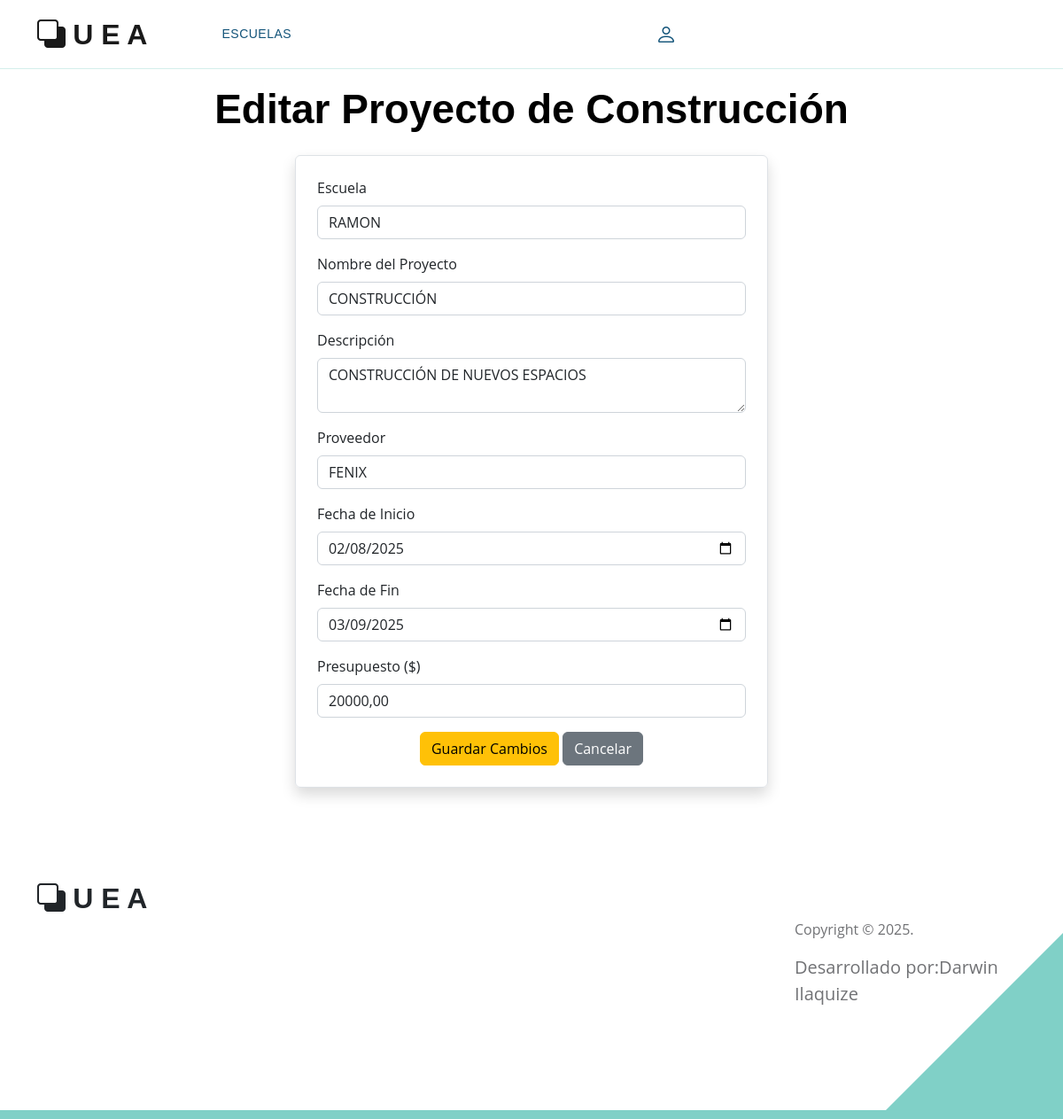
Screenshot of /editarProyecto/1/ with the database file from the repository.
### Aplicaciones/infraestructura/models.py (models this page shows, shortened)
class ProyectoConstruccion(models.Model):
    escuela = models.ForeignKey(Escuela, on_delete=models.CASCADE, related_name="proyectos")
    nombre = models.CharField(max_length=255)
    descripcion = models.TextField()
    proveedor = models.ForeignKey(Proveedor, on_delete=models.CASCADE)
    fecha_inicio = models.DateField()
    fecha_fin = models.DateField()
    presupuesto = models.DecimalField(max_digits=10, decimal_places=2)

class Escuela(models.Model):
    nombre = models.CharField(max_length=255)
    direccion = models.TextField()
    telefono = models.CharField(max_length=15, blank=True, null=True)
    correo = models.EmailField(blank=True, null=True)
    imagen = models.ImageField(upload_to='escuelas/', blank=True, null=True)

class Proveedor(models.Model):
    nombre = models.CharField(max_length=255)
    contacto = models.CharField(max_length=255, blank=True, null=True)
    telefono = models.CharField(max_length=15, blank=True, null=True)
    correo = models.EmailField(blank=True, null=True)
    direccion = models.TextField(blank=True, null=True)

### Aplicaciones/infraestructura/views.py (the view)
# urls.py: path('editarProyecto/<int:id>/', views.editarProyecto, name='editarProyecto'),
def editarProyecto(request, id):
    proyecto = ProyectoConstruccion.objects.get(id=id)
    escuelas = Escuela.objects.all()
    proveedores = Proveedor.objects.all()
    return render(request, 'proyecto/editarProyecto.html', {'proyecto': proyecto, 'escuelas': escuelas, 'proveedores': proveedores})

### Aplicaciones/infraestructura/templates/proyecto/editarProyecto.html (shortened to what this page needs)
{% extends "plantilla.html" %}
{% block contenido %}
<br><br><br>
<div class="container mt-4">
    <h2 class="text-center mb-4">Editar Proyecto de Construcción</h2>
    <div class="row justify-content-center">
        <div class="col-md-6">
            <form action="{% url 'actualizarProyecto' proyecto.id %}" method="POST" class="p-4 border rounded shadow">
                <div class="mb-3">
                    <label for="escuela" class="form-label">Escuela</label>
                    <select class="form-control" name="escuela" id="escuela" required>
                        {% for escuela in escuelas %}
                            <option value="{{ escuela.id }}" {% if escuela.id == proyecto.escuela.id %}selected{% endif %}>
                                {{ escuela.nombre }}
                            </option>
                        {% endfor %}
                    </select>
                </div>
                <div class="mb-3">
                    <label for="nombre" class="form-label">Nombre del Proyecto</label>
                    <input type="text" class="form-control" name="nombre" id="nombre" value="{{ proyecto.nombre }}" maxlength="255" required>
                </div>
                <div class="mb-3">
                    <label for="descripcion" class="form-label">Descripción</label>
                    <textarea class="form-control" name="descripcion" id="descripcion" required>{{ proyecto.descripcion }}</textarea>
                </div>
                <div class="mb-3">
                    <label for="proveedor" class="form-label">Proveedor</label>
                    <select class="form-control" name="proveedor" id="proveedor" required>
                        {% for proveedor in proveedores %}
                            <option value="{{ proveedor.id }}" {% if proveedor.id == proyecto.proveedor.id %}selected{% endif %}>
                                {{ proveedor.nombre }}
                            </option>
                        {% endfor %}
                    </select>
                </div>
                <div class="mb-3">
                    <label for="fecha_inicio" class="form-label">Fecha de Inicio</label>
                    <input type="date" class="form-control" name="fecha_inicio" id="fecha_inicio" value="{{ proyecto.fecha_inicio|date:'Y-m-d' }}" required>
                </div>
                <div class="mb-3">
                    <label for="fecha_fin" class="form-label">Fecha de Fin</label>
                    <input type="date" class="form-control" name="fecha_fin" id="fecha_fin" value="{{ proyecto.fecha_fin|date:'Y-m-d' }}" required>
                </div>
                <div class="mb-3">
                    <label for="presupuesto" class="form-label">Presupuesto ($)</label>
                    <input type="text" class="form-control" name="presupuesto" id="presupuesto" value="{{ proyecto.presupuesto }}" step="0.01" required>
                </div>
                <div class="text-center">
                    <button type="submit" class="btn btn-warning">Guardar Cambios</button>
                    <a href="{% url 'listarProyectos' %}" class="btn btn-secondary">Cancelar</a>
                </div>
            </form>
        </div>
    </div>
</div>
{% endblock %}

### Escuela/static/plantilla/css/templatemo-topic-listing.css (style rules this page uses)
:root { --white-color: #ffffff; --primary-color: #13547a; --secondary-color: #80d0c7; --section-bg-color: #f0f8ff; --custom-btn-bg-color: #80d0c7; --custom-btn-bg-hover-color: #13547a; --dark-color: #000000; --p-color: #717275; --border-color: #7fffd4; --link-hover-color: #13547a; --body-font-family: 'Open Sans', sans-serif; --title-font-family: 'Montserrat', sans-serif; --h1-font-size: 58px; --h2-font-size: 46px; --h3-font-size: 32px; --h4-font-size: 28px; --h5-font-size: 24px; --h6-font-size: 22px; --p-font-size: 20px; --menu-font-size: 14px; --btn-font-size: 18px; --copyright-font-size: 16px; --border-radius-large: 100px; --border-radius-medium: 20px; --border-radius-small: 10px; --font-weight-normal: 400; --font-weight-medium: 500; --font-weight-semibold: 600; --font-weight-bold: 700; }
body { background-color: var(--white-color); font-family: var(--body-font-family); }
h2, h3, h4, h5, h6 { color: var(--dark-color); }
h1, h2, h3, h4, h5, h6 { font-family: var(--title-font-family); font-weight: var(--font-weight-semibold); }
h2 { font-size: var(--h2-font-size); font-weight: var(--font-weight-bold); }
a, button { touch-action: manipulation; transition: all 0.3s; }
a { display: inline-block; color: var(--primary-color); text-decoration: none; }

### rows the page displays
ProyectoConstruccion: escuela "RAMON", nombre "CONSTRUCCIÓN", descripcion "CONSTRUCCIÓN DE NUEVOS ESPACIOS", proveedor "FENIX", fecha_inicio "02/08/2025", fecha_fin "03/09/2025", presupuesto "20000,00"
